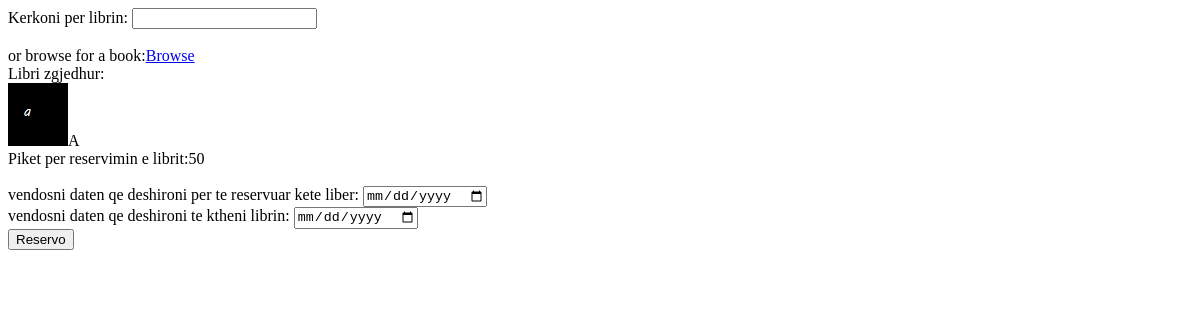
The page /user/bookReservation.php?isbn=1 on the database as committed earlier.
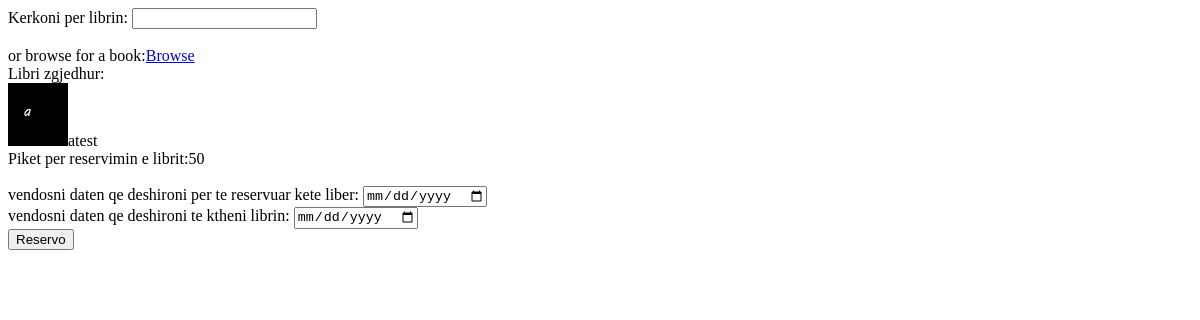
The same page on the database as committed later.
### tables this page shows
CREATE TABLE `book` (
  `ISBN` varchar(30) NOT NULL,
  `title` varchar(50) NOT NULL,
  `publication_year` date NOT NULL,
  `publish_house` int(11) NOT NULL,
  `quantity` int(11) NOT NULL,
  `price` int(11) NOT NULL,
  `reservation_points` int(11) NOT NULL,
  `cover_photo` varchar(100) DEFAULT NULL,
  `description` varchar(200) DEFAULT NULL,
  `likes` int(11) DEFAULT NULL
);

### user/bookReservation.php (the view, shortened to what this page needs)
<?php
$selectedBook="";
if(isset($_GET["isbn"])){
	$isbn=$_GET["isbn"];
include 'functions/DBconnection.php';
$sql="SELECT title,cover_photo,reservation_points from book WHERE ISBN='{$isbn}'";
$result=$connection->query($sql);
$book=$result->fetch_assoc();
$reservation_points=$book["reservation_points"];
$selectedBook="<div>"."<img src='/BibliotekaOnline/images/books/".$book["cover_photo"]."'>".$book["title"]."<br>"."Piket per reservimin e librit:".$reservation_points."</div>";
}
 ?>
 <!DOCTYPE html>
 <html>
 <head>
 </head>
 <body>
 	Kerkoni per librin:
 	<input type="text" name="search" onkeyup="kerko(this.value)" autocomplete="off"><br>
 	<div id="rezultatet"></div><br>
 	or browse for a book:<a href="browse.php?bookType=offline">Browse</a><br>
 	<form>
 	Libri zgjedhur:<?php echo $selectedBook ?><br>
 	vendosni daten qe deshironi per te reservuar kete liber:
 	<input type="date" name="dataRezervimit" id="dataRezervimit" required><br>
 	vendosni daten qe deshironi te ktheni librin:
 	<input type="date" name="dataRikthimit" id="dataRikthimit" required ><br>
 	<input type="button" id="rezervo" name="Reservo" value="Reservo">
	</form><br>
 </body>
 </html>

Rows that differ between the two databases and show on the page:
changed book: title "A" → "atest"
